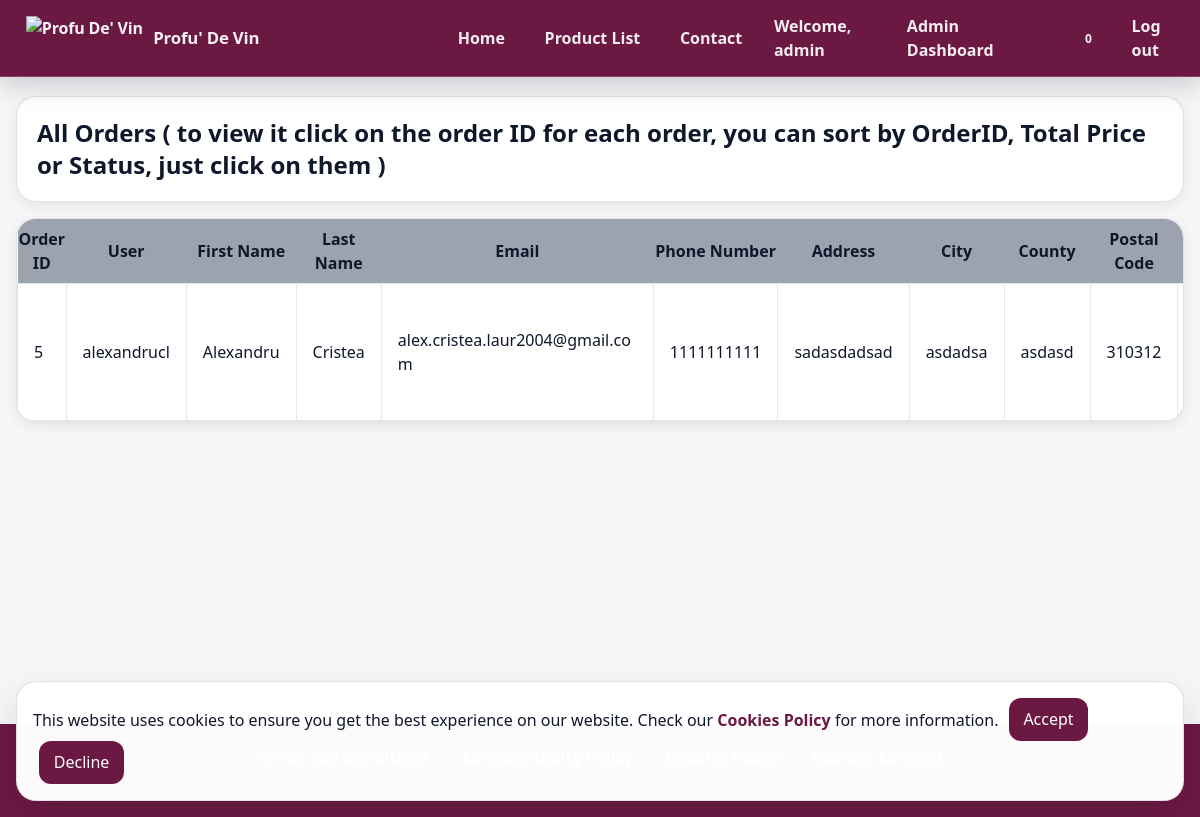
The page /orders/ (signed in) on the database as committed earlier.
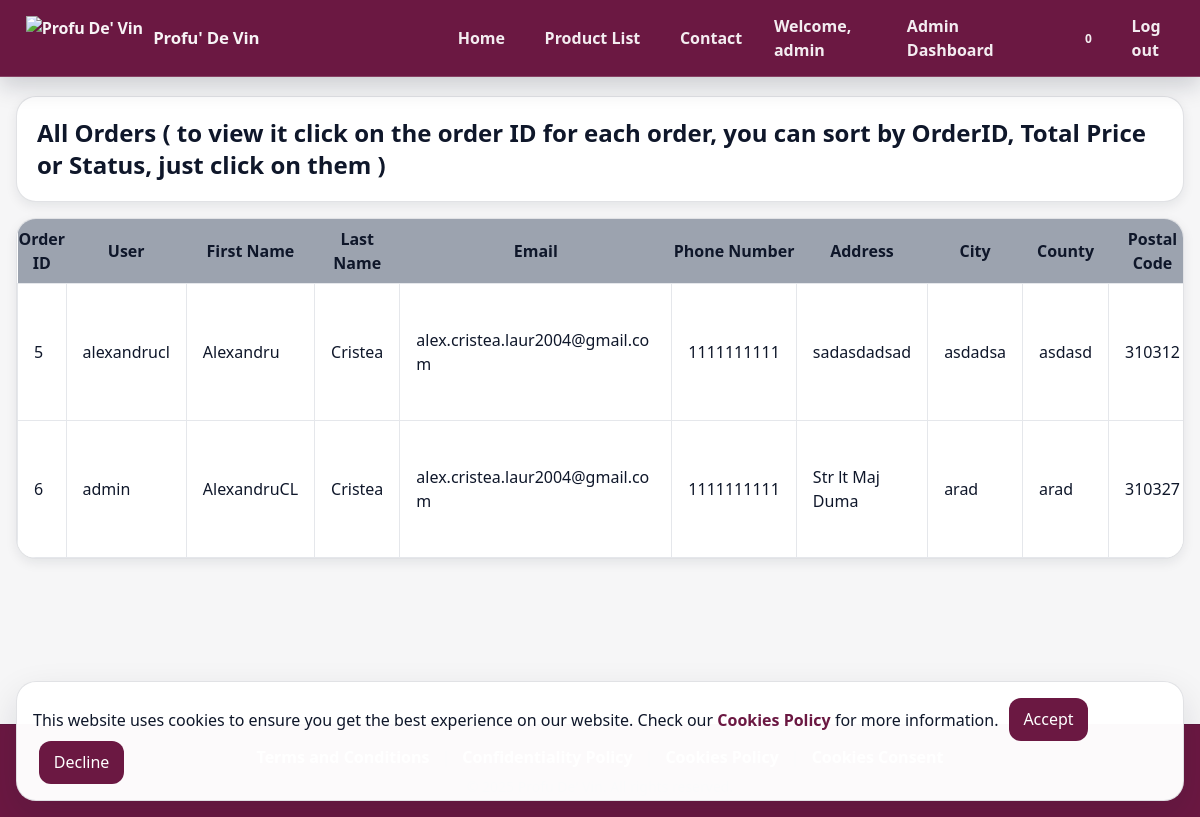
The same page on the database as committed later.
### my_app/models.py (models this page shows, shortened)
class Order(models.Model):
    user = models.ForeignKey(User, on_delete=models.CASCADE)
    created_at = models.DateTimeField(default=timezone.now)
    first_name = models.CharField(max_length=30,default='')
    last_name = models.CharField(max_length=30,default='')
    email = models.EmailField(max_length=254, default='')
    phone_number = models.CharField(max_length=15, default='')
    address = models.CharField(max_length=255 , null=True)
    city = models.CharField(max_length=100, null=True)
    county = models.CharField(max_length=100, default='')
    postal_code = models.CharField(max_length=6, null=True)
    total_price = models.DecimalField(max_digits=10, decimal_places=2)
    status = models.CharField(max_length=20, default='Pending')
    wines = models.ManyToManyField(Wines, through='OrderItem', related_name='orders')
    spirits = models.ManyToManyField(Spirits, through='OrderItem', related_name='orders')

### my_app/views.py (the view)
# urls.py: path('orders/', views.orders, name='orders'),
@staff_member_required
def orders(request):
    orders = Order.objects.all()
    return render(request, 'my_app/orders.html', {'orders': orders})

### my_app/context_processors.py (called while the page is built)
def cart_item_count(request):
    if request.user.is_authenticated:
        cart_items = CartItem.objects.filter(cart__user=request.user)
        return {'cart_item_count': cart_items.count()}
    return {'cart_item_count': 0}

### templates/my_app/orders.html (shortened to what this page needs)
{% extends 'my_app/base.html' %}
{% block content %}
    <div class="site-container site-container-fluid">
        <div class="site-card padded" style="margin-bottom: 1rem;">
            <h1 class="text-2xl font-bold">All Orders ( to view it click on the order ID for each order, you can sort by OrderID, Total Price or Status, just click on them )</h1>
        </div>
        <div class="orders-table-wrap">
        <table class="min-w-full bg-white">
            <thead>
                <tr class="bg-gray-400">
                    <th class="py-2 cursor-pointer" id="order-id-header">Order ID</th>
                    <th class="py-2">User</th>
                    <th class="py-2">First Name</th>
                    <th class="py-2">Last Name</th>
                    <th class="py-2">Email</th>
                    <th class="py-2">Phone Number</th>
                    <th class="py-2">Address</th>
                    <th class="py-2">City</th>
                    <th class="py-2">County</th>
                    <th class="py-2">Postal Code</th>
                    <th class="py-2 cursor-pointer" id="total-price-header">Total Price</th>
                </tr>
            </thead>
            <tbody id="orders-body">
                {% for order in orders %}
                <tr class="hover:bg-gray-100">
                    <td class="border px-4 py-2 order-id cursor-pointer" data-order-id="{{ order.id }}">{{ order.id }}</td>
                    <td class="border px-4 py-2">{{ order.user.username }}</td>
                    <td class="border px-4 py-2">{{ order.first_name }}</td>
                    <td class="border px-4 py-2">{{ order.last_name }}</td>
                    <td class="border px-4 py-2">{{ order.email }}</td>
                    <td class="border px-4 py-2">{{ order.phone_number }}</td>
                    <td class="border px-4 py-2 wrap-text">{{ order.address }}</td>
                    <td class="border px-4 py-2">{{ order.city }}</td>
                    <td class="border px-4 py-2">{{ order.county }}</td>
                    <td class="border px-4 py-2">{{ order.postal_code }}</td>
                    <td class="border px-4 py-2">{{ order.total_price }} RON</td>
                </tr>
                {% endfor %}
            </tbody>
        </table>
        </div>
    </div>
{% endblock %}

### templates/my_app/base.html (shortened to what this page needs)
{% load static %}
<!DOCTYPE html>
<html lang="en">
<head>
    <link href="https://cdn.jsdelivr.net/npm/tailwindcss@2.2.19/dist/tailwind.min.css" rel="stylesheet">
    <link href="{% static 'css/site.css' %}" rel="stylesheet">
</head>
<body class="site-body {% block body_class %}{% endblock %}">
    {% block header %}{% include 'my_app/header.html' %}{% endblock %}
    <main class="site-main">
        {% block content %}{% endblock %}
    </main>
    {% block footer %}{% include 'my_app/footer.html' %}{% endblock %}
</body>
</html>

### templates/my_app/header.html (shortened to what this page needs)
{% load static %}
{% load custom_filters %}
<header class="site-header">
    <div class="site-container site-container-fluid">
        <nav class="site-header-inner" aria-label="Primary">
            <div class="site-header-left" aria-label="Brand">
                <a class="site-brand" href="/home" aria-label="Home">
                    <img src="{% static 'images/logo.png' %}" alt="Profu De' Vin" />
                    <span class="site-brand-text">Profu' De Vin</span>
                </a>
            </div>
            <div class="site-header-center desktop-only" aria-label="Primary links">
                <div class="site-navlinks">
                    <a href="/home" class="site-link">Home</a>
                    <a href="/home/product_list" class="site-link">Product List</a>
                    <a href="/home/contact" class="site-link">Contact</a>
                </div>
            </div>
            <div class="site-header-right" aria-label="Account and actions">
                <div class="site-navlinks desktop-only">
                    {% if user.is_authenticated %}
                        <a href="{% url 'profile_view' %}" class="site-link">Welcome, {{ user.username }}</a>
                        {% if user.is_superuser or user|has_group:"Product Population" %}
                            <a href="{% url 'admin_dashboard' %}" class="site-link">Admin Dashboard</a>
                        {% endif %}
                        <a href="{% url 'cart_view' %}" class="site-link site-cart" aria-label="Cart">
                            <span class="site-cart-logo" aria-hidden="true"></span>
                            <span class="site-cart-count cart-count">{{ cart_item_count }}</span>
                        </a>
                        <a href="{% url 'logout_view' %}?next={{ request.path }}" class="site-link" id="logout-link">Log out</a>
                    {% else %}
                        <a href="{% url 'login' %}?next={{ request.path }}" class="site-link">Log in</a>
                        <a href="{% url 'signup' %}?next={{ request.path }}" class="site-link">Sign up</a>
                    {% endif %}
                </div>
            </div>
        </nav>
    </div>
</header>

### templates/my_app/footer.html (shortened to what this page needs)
<footer class="site-footer">
    <div class="site-container" style="text-align: center;">
        <div style="display: flex; flex-wrap: wrap; justify-content: center; gap: 0.75rem; align-items: center;">
            <a href="{% url 'terms_and_conditions' %}">Terms and Conditions</a>
            <span aria-hidden="true">|</span>
            <a href="{% url 'confidentiality_policy' %}">Confidentiality Policy</a>
            <span aria-hidden="true">|</span>
            <a href="{% url 'cookies_policy' %}">Cookies Policy</a>
            <span aria-hidden="true">|</span>
            <button type="button" onclick="withdrawConsent()">Cookies Consent</button>
        </div>
        <div style="margin-top: 0.5rem;">
            <p class="text-sm">&copy; 2025 Profu De' Vin. All rights reserved.</p>
        </div>
    </div>
</footer>
<div class="cookie-banner" id="cookie-banner" style="display:none;">
    This website uses cookies to ensure you get the best experience on our website. Check our <a href="{% url 'cookies_policy' %}">Cookies Policy</a> for more information.
    <button onclick="acceptCookies()">Accept</button>
    <button onclick="declineCookies()">Decline</button>
</div>

### static/css/site.css (style rules this page uses)
:root { --brand: #6b1842; --brand-dark: #4f0f2b; --brand-accent: #ac1c64; --brand-ink: #3b0c24; --surface: #ffffff; --page-bg: #f6f6f7; --border: rgba(15, 23, 42, 0.12); --border-strong: rgba(15, 23, 42, 0.18); --shadow-sm: 0 0.25rem 0.75rem rgba(15, 23, 42, 0.08); --shadow-md: 0 0.9rem 2.25rem rgba(15, 23, 42, 0.12); --radius-sm: 0.6rem; --radius-md: 0.9rem; --radius-lg: 1.25rem; --header-height: 4.75rem; }
html, body { height: 100%; }
html { scrollbar-width: thin; scrollbar-color: rgba(255, 255, 255, 0.85) var(--brand); }
.site-body { margin: 0; background: var(--page-bg); color: #0f172a; }
.site-main { min-height: calc(100vh - var(--header-height)); padding-top: calc(var(--header-height) + 1rem); padding-bottom: 2.5rem; }
.site-container { max-width: 1100px; margin: 0 auto; padding-left: 1rem; padding-right: 1rem; }
.site-container-fluid { max-width: none; }
.site-card { background: var(--surface); border: 1px solid var(--border); border-radius: var(--radius-lg); box-shadow: var(--shadow-sm); }
.site-card.padded { padding: 1.25rem; }
.site-header { position: fixed; top: 0; left: 0; right: 0; z-index: 1000; background: var(--brand); border-bottom: 1px solid rgba(255, 255, 255, 0.18); box-shadow: 0 0.55rem 1.4rem rgba(15, 23, 42, 0.18); backdrop-filter: blur(10px); }
.site-header::before { content: ""; position: absolute; top: 0; left: 0; right: 0; height: 3px; background: var(--brand); }
.site-header-inner { height: var(--header-height); display: grid; grid-template-columns: 1fr auto 1fr; align-items: center; column-gap: 0.75rem; width: 100%; }
.site-header-left { justify-self: start; display: flex; align-items: center; min-width: 0; }
.site-header-center { justify-self: center; }
.site-header-center .site-navlinks { justify-content: center; }
.site-header-right { justify-self: end; display: flex; align-items: center; gap: 0.75rem; min-width: 0; }
.site-brand { display: inline-flex; align-items: center; gap: 0.65rem; text-decoration: none; color: rgba(255, 255, 255, 0.95); font-weight: 850; letter-spacing: -0.01em; padding: 0.35rem 0.55rem; border-radius: 0.85rem; border: 1px solid transparent; transition: background-color 0.15s, transform 0.15s, border-color 0.15s; }
.site-brand img { height: 2.75rem; width: auto; }
.site-brand-text { white-space: nowrap; font-size: 1.05rem; }
.site-navlinks { display: flex; align-items: center; gap: 1.25rem; }
.site-link { font-weight: 650; color: rgba(255, 255, 255, 0.92); text-decoration: none; padding: 0.4rem 0.55rem; border-radius: 0.65rem; border: 1px solid transparent; transition: background-color 0.15s, color 0.15s, transform 0.15s; }
.site-cart { display: inline-flex; align-items: center; gap: 0.35rem; }
.site-cart-logo { width: 2rem; height: 2rem; background-image: url("../images/cartlogo/cartlogo2.png"); background-size: cover; background-position: center; transition: transform 0.15s, background-image 0.15s; }
.site-cart-count { font-size: 0.75rem; font-weight: 800; color: rgba(255, 255, 255, 0.92); transform: translateY(1px); }
.site-footer { background: var(--brand); border-top: 1px solid var(--border); color: rgba(15, 23, 42, 0.8); padding: 1.25rem 0; }
.site-footer a, .site-footer button { color: white; text-decoration: none; font-weight: 650; }
.site-footer button { background: transparent; border: none; cursor: pointer; padding: 0; }
.cookie-banner { position: fixed; bottom: 1rem; left: 1rem; right: 1rem; background: rgba(255, 255, 255, 0.98); color: #0f172a; border: 1px solid var(--border); border-radius: var(--radius-lg); box-shadow: var(--shadow-md); padding: 1rem; text-align: left; z-index: 1000; }
.cookie-banner a { color: var(--brand); font-weight: 650; }
.cookie-banner button { background-color: var(--brand); color: #fff; border: none; padding: 0.6rem 0.9rem; border-radius: 0.75rem; cursor: pointer; transition: background-color 0.15s; margin-left: 0.4rem; }
@media (min-width: 640px) { .site-main { padding-top: calc(var(--header-height) + 1.25rem); } }

### templates/my_app/orders.html (style rules this page uses)
table td { word-wrap: break-word; white-space: normal; max-width: 17rem; }
.orders-table-wrap { overflow-x: auto; -webkit-overflow-scrolling: touch; border-radius: var(--radius-lg); border: 1px solid var(--border); background: var(--surface); box-shadow: var(--shadow-sm); }

Rows that differ between the two databases and show on the page:
added Order: id "6", user.username "admin", first_name "AlexandruCL", last_name "Cristea", email "alex.cristea.laur2004@gmail.com", phone_number "1111111111", address "Str lt Maj Duma", city "arad", county "arad", postal_code "310327"
